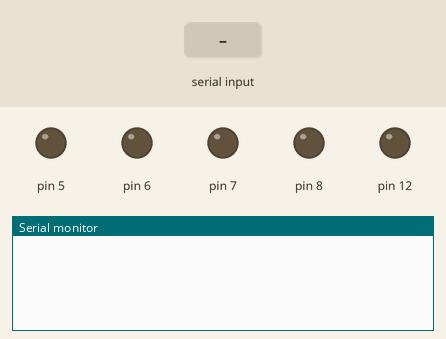
This sketch was run on a simulated Arduino Uno, built with avr-gcc and run on an emulated ATmega328P. On the bench: output pins drawn as LEDs (lit = HIGH), the last lines printed to the serial monitor. The inputs (shaded band) are chosen by the test bench.

Above: at 1.2 s.
1.3 s: "H\n" received over Serial
At 1.9 s:
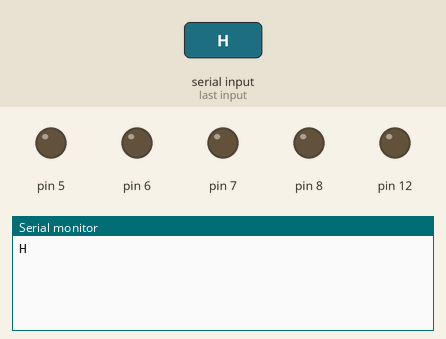
2.8 s: byte 76 ('L') received over Serial
At 4.0 s:
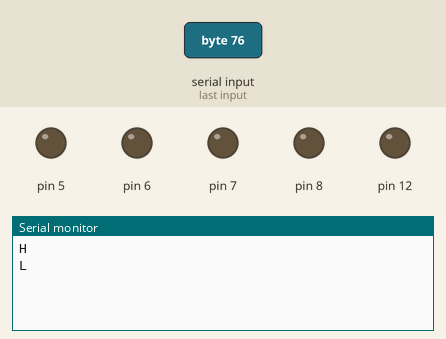
4.3 s: "1\n" received over Serial
At 5.4 s:
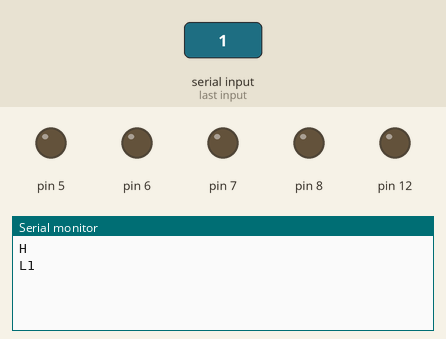

Measured:
- after the input at 1.3 s, the serial monitor: prints a new line at once (image 1)
- after the input at 2.8 s, the serial monitor: prints a new line at once (image 2)
- after the input at 4.3 s, the serial monitor: prints a new line at once (image 3)

The sketch:

serial_rover.ino
```cpp
#include <Servo.h>
#include <Ultrasonic.h>
#include <rover.h>
#include "Commands.h"

Servo scanner;
Ultrasonic ranger(12,13);
Rover rover;
Commands cmds;
unsigned int speed = Rover::max_speed;


void setup() {
  scanner.attach(10);
  rover.setup();
  cmds.init(9600);
  rover.stop();
}

void loop() {
  cmds.read();
  switch(cmds._verb){
    case Commands::FORWARD:
      rover.forward(speed);
      break;
    case Commands::BACKWARD:
      rover.back(speed);
      break;
    case Commands::STOP:
      rover.stop();
      break;
    case Commands::RIGHT:
      rover.right(speed);
      break;
    case Commands::LEFT:
      rover.left(speed);
      break;
    case Commands::SCAN:
      for(int angle = 0; angle < 180; angle += 10){
        scanner.write(angle);
        delay(100);
        Serial.print(angle);
        Serial.print(':');
        Serial.print(ranger.Ranging(CM));
        Serial.print(',');
      }
      scanner.write(90);
      Serial.print('\n');
      break;
  }
  cmds._verb = Commands::NONE;
}
```

Commands.cpp
```cpp
#include "Commands.h"
#include <Arduino.h>

void Commands::init(int speed){
  _verb = NONE;
  Serial.begin(speed);
  _cmd_buffer_next = 0;
}

void Commands::read(){
  if(Serial.available() > 0){
    char c = Serial.read();
    Serial.print(c);
    if('\n' == c){
      // Command complete
      // TODO parse buffer
      if(0 == strncmp_P(_cmd_buffer, (const char*)F("FWD"),3)){
        _verb = FORWARD;
      }else if(0 == strncmp_P(_cmd_buffer, (const char*)F("BWD"),3)){
        _verb = BACKWARD;
      }else if(0 == strncmp_P(_cmd_buffer, (const char*)F("RT"),2)){
        _verb = RIGHT;
      }else if(0 == strncmp_P(_cmd_buffer, (const char*)F("LT"),2)){
        _verb = LEFT;
      }else if(0 == strncmp_P(_cmd_buffer, (const char*)F("STP"),3)){
        _verb = STOP;
      }else if(0 == strncmp_P(_cmd_buffer, (const char*)F("SCN"),2)){
        _verb = SCAN;
      }
      _cmd_buffer_next = 0;
    }else if(_cmd_buffer_next < CMD_BUFFER_LENGTH){
      _cmd_buffer[_cmd_buffer_next] = c;
      _cmd_buffer_next++;
    }
  }
}
```

Commands.h
```cpp
#define CMD_BUFFER_LENGTH 10

class Commands{
  public:
    enum Verb {NONE, FORWARD, BACKWARD, RIGHT, LEFT, STOP, SCAN};

    void init(int speed);
    void read();

    Verb _verb;
    int _arg;

    char _cmd_buffer[CMD_BUFFER_LENGTH];
    int _cmd_buffer_next;
};
```

SerialRover.cpp
```cpp
#include <Arduino.h>
#include "SerialRover.h"

SerialRover::SerialRover():_c('A'),_light(LOW)
{;}

void SerialRover::init(){
  Serial.begin(9600);
  Serial.println("Started...");
  pinMode(13, OUTPUT);
  pinMode(7, OUTPUT);
}

void SerialRover::loop(){
  Serial.print(_c);
  ++_c;
  if(_c > 'Z') {
    _c = 'A';
  }
  if(_light == LOW) {
    _light = HIGH;
  } else {
    _light = LOW;
  }
  digitalWrite(13, _light);
  delay(1000);
}

void SerialRover::read_loop(){
  if(Serial.available() > 0){
    int c = Serial.read();
    switch(c){
      case 'H':
        digitalWrite(7,HIGH);
        break;
      case 'L':
        digitalWrite(7,LOW);
        break;
    }
  }
}
```

SerialRover.h
```cpp
class SerialRover {
  public:
    SerialRover();

    void init();
    void loop();
    void read_loop();

  private:
    char _c;
    int _light;
};
```
